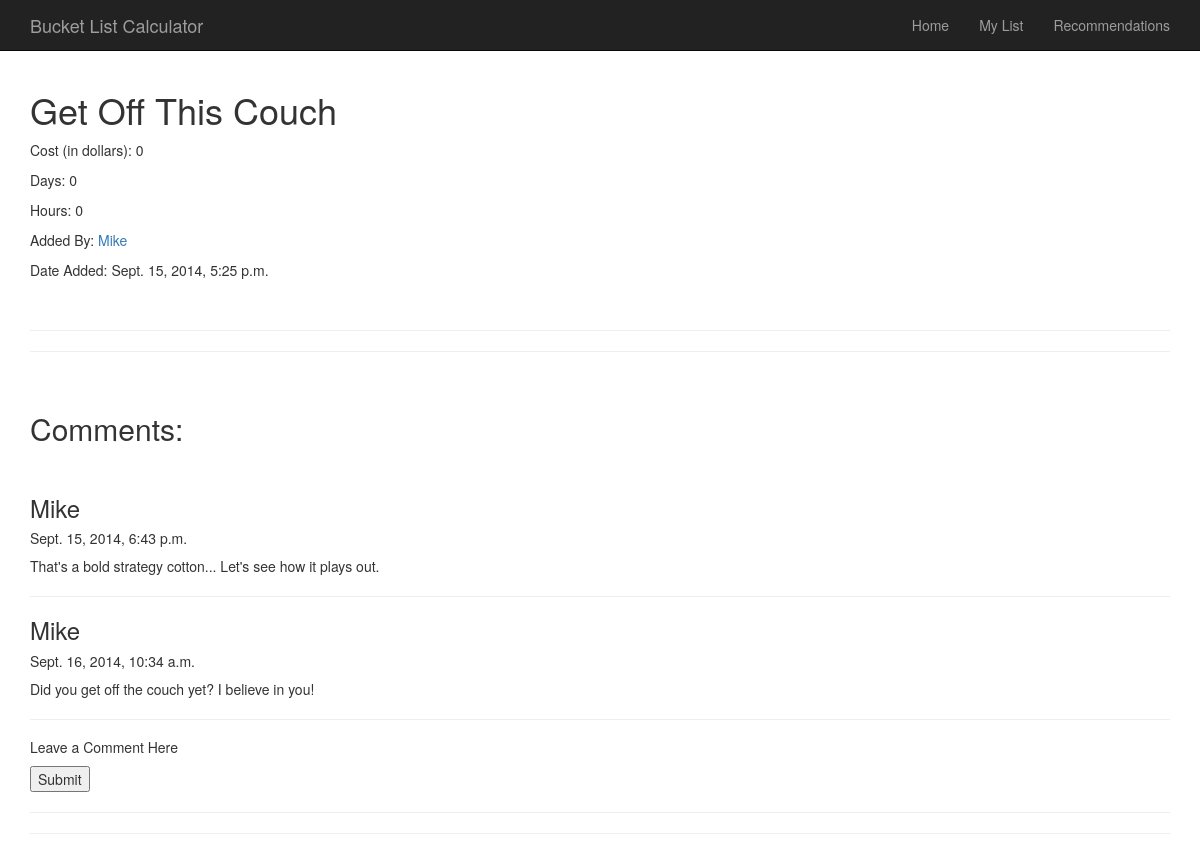
/bucketlist/item/100/ (signed in), run on an earlier commit of the app's database.
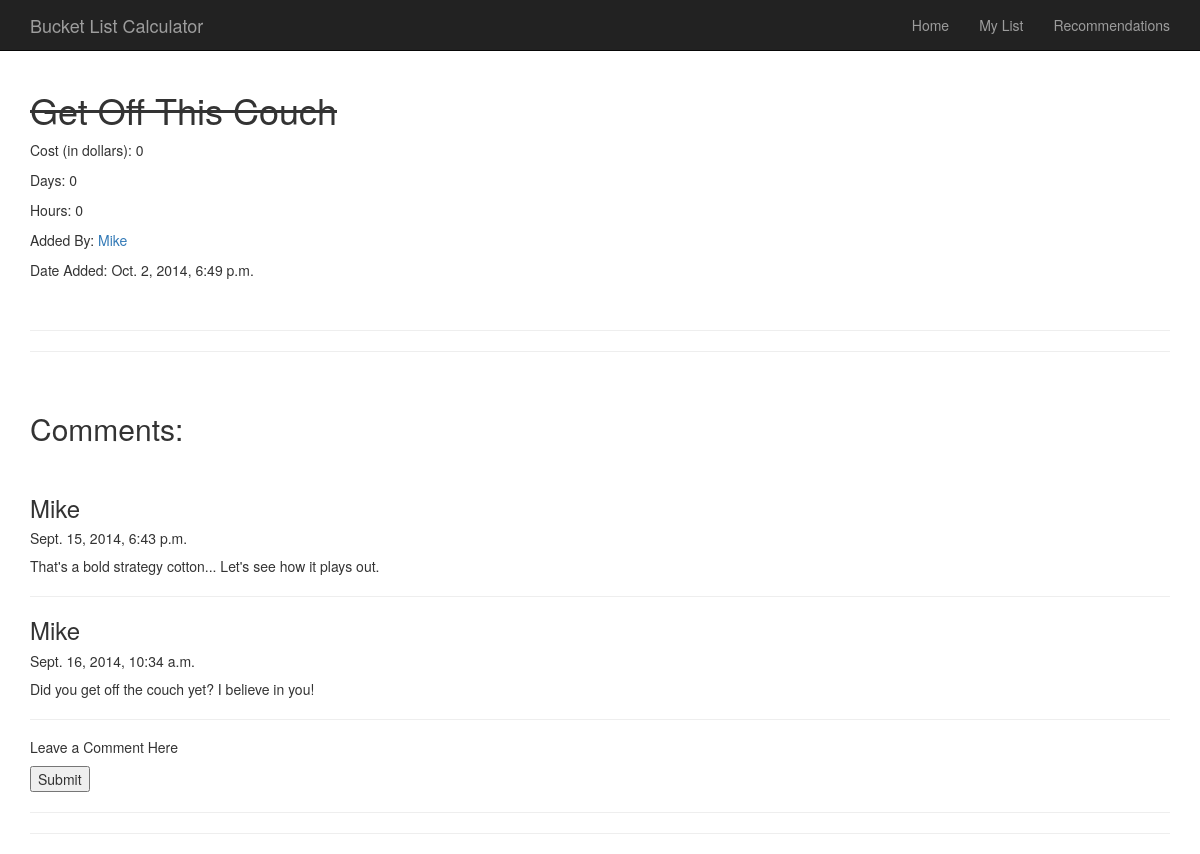
And on a later commit of the database.
### BucketList/models.py (models this page shows, shortened)
class BucketListItem(models.Model):
    text = models.CharField(max_length = 200)
    pub_by = models.ForeignKey(User,editable = False)
    pub_date = models.DateTimeField(editable=False)
    goal_type = models.CharField(choices = CHOICES, max_length = 200)
    cost = models.IntegerField(max_length = 20)
    time = models.IntegerField(max_length = 20)
    hours = models.IntegerField(max_length = 20)
    crossed_off = models.BooleanField(editable = False)
    def __unicode__(self):
        return self.text
    def recently_added(self):
        return self.pub_date >= timezone.now() - datetime.timedelta(days = 1)
    recently_added.boolean = True

class Comment(models.Model):
    created = models.DateTimeField(editable =False)
    author = models.CharField(max_length = 100, editable = False)
    body = models.TextField()
    item = models.ForeignKey(BucketListItem)

### BucketList/views.py (the view)
# urls.py: url(r'^item/(?P<id>\w+)/', views.index_items, name = 'index items'),
@login_required
def index_items(request, id):
    item = BucketListItem.objects.get(pk = id)
    current_user = UserProfile.objects.get(pk = request.user.id)
    comments = Comment.objects.filter(item = item)
    if request.POST:
        form = CommentForm(request.POST)
        if form.is_valid():
            body = form.cleaned_data['body']
            my_model = form.save(commit = False)
            my_model.created = timezone.now()
            my_model.author = current_user.user
            my_model.item = item
            my_model.body = body
            my_model.save()
            form = CommentForm()
    else:
        form = CommentForm()
    context = {'item': item,
                      'id': id,
                      'comments': comments,
                      'form': form,
                      }
    return render(request, 'BucketList/index_items.html', context)

### BucketList/templates/BucketList/index_items.html (shortened to what this page needs)
{% extends 'base.html' %}
{% block content %}
{% if item %}
    {% if item.crossed_off %}
        <h1 style="text-decoration: line-through;">{{item}}</h1>
    {% else %}
        <h1>{{item}}</h1>
    {% endif %}
        <p>Cost (in dollars):   {{item.cost}}</p>
        <p>Days:   {{item.time}}</p>
        <p>Hours: {{item.hours}}</p>
        <p>Added By:   <a href='/bucketlist/userstats/{{item.pub_by}}/'>{{item.pub_by}}</a></p>
        {% load avatar_tags %}
        <p>Date Added:   {{item.pub_date}}</p>
        <br>
        <hr>
        <hr>
        <br>
        <h2>Comments:</h2>
        <br>
        {% if comments %}
            {% for comment in comments %}
                <div>
                    <h3>{{comment.author}}</h3>
                    <h5>{{comment.created}}</h3>
                    <p>{{comment.body}}</h3>
                </div>
                <hr>
            {% endfor %}
        {% else %}
            <p>There are no comments yet.  Be the first to add one!</p>
        {% endif %}
        <h5>Leave a Comment Here</h5>
        <form action="/bucketlist/item/{{id}}/" method = "post">
            <input type = "submit" value = "Submit">
        </form>
{% else %}
    <p>There seems to have been an error.</p>
{% endif %}
{% endblock content %}

### templates/base.html (shortened to what this page needs)
<!DOCTYPE html>
<html lang="en">
<head>
    {% load bootstrap3 %}
    {% bootstrap_css %}
</head>
<body>
<header class = "navbar navbar-inverse navbar-fixed-top" role = "banner">
    <div class = "container">
        <div class ="navbar-header">
            <a href="/bucketlist/" class ="navbar-brand">Bucket List Calculator</a>
        </div>
        <div class = "collapse navbar-collapse" id = "dropdown">
            <ul class = "nav navbar-nav navbar-right" role = "navigation">
                <li><a href="/bucketlist/">Home</a></li>
                <li><a href="/bucketlist/mylist/">My List</a></li>
                <li><a href="/bucketlist/mylist/recommendation/">Recommendations</a></li>
            </ul>
        </div>
    </div>
</header>
<div class = "container">
    {% block content %}
    {% endblock %}
    <hr>
    <hr>
</div>
    </body>
</html>

### templates/base.html (style rules this page uses)
body { padding-top: 70px; }

What changed in the data, as far as the page shows it:
changed BucketListItem "Get Off This Couch": crossed_off False → True (drawn); pub_date "Sept. 15, 2014, 5:25 p.m." → "Oct. 2, 2014, 6:49 p.m."
